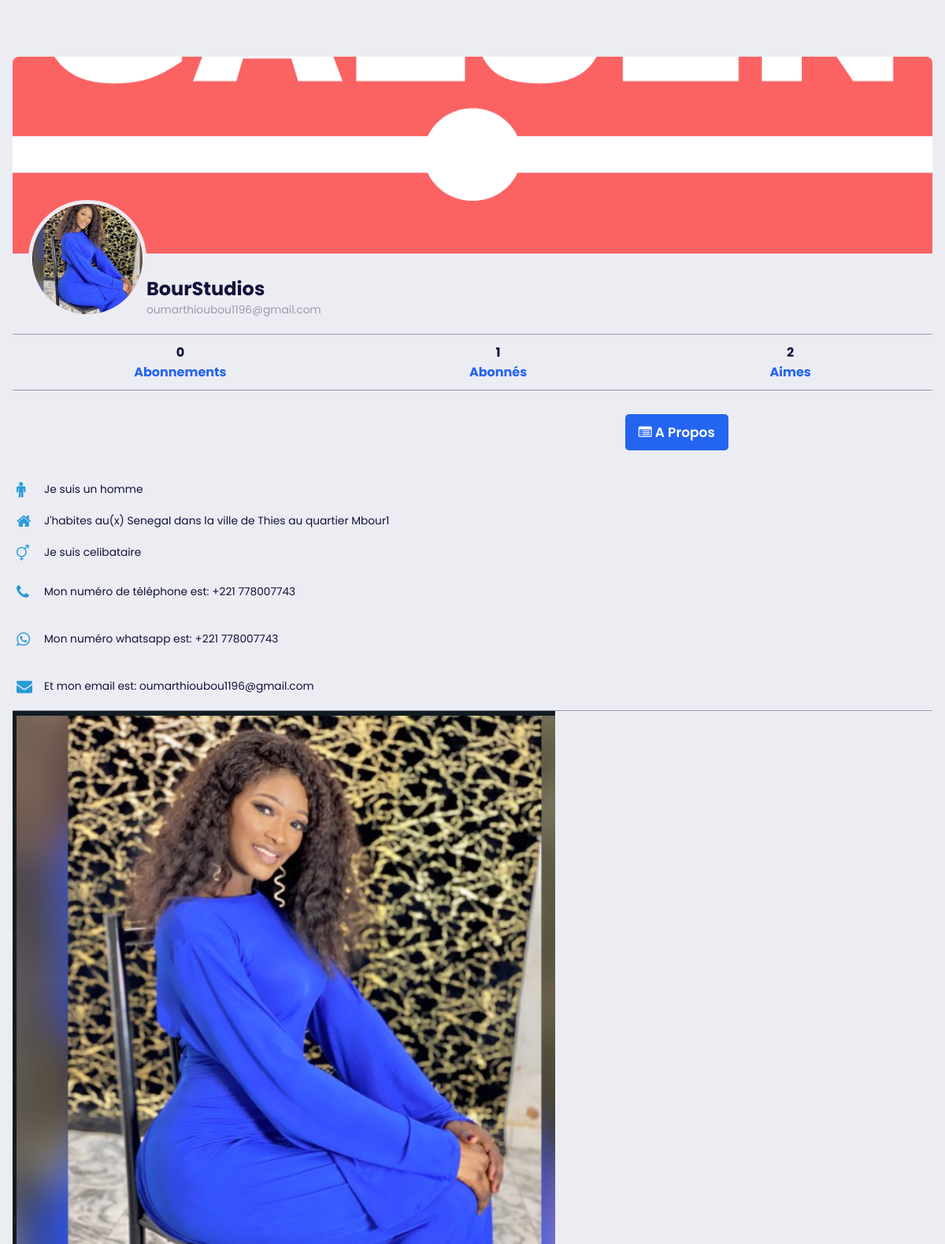
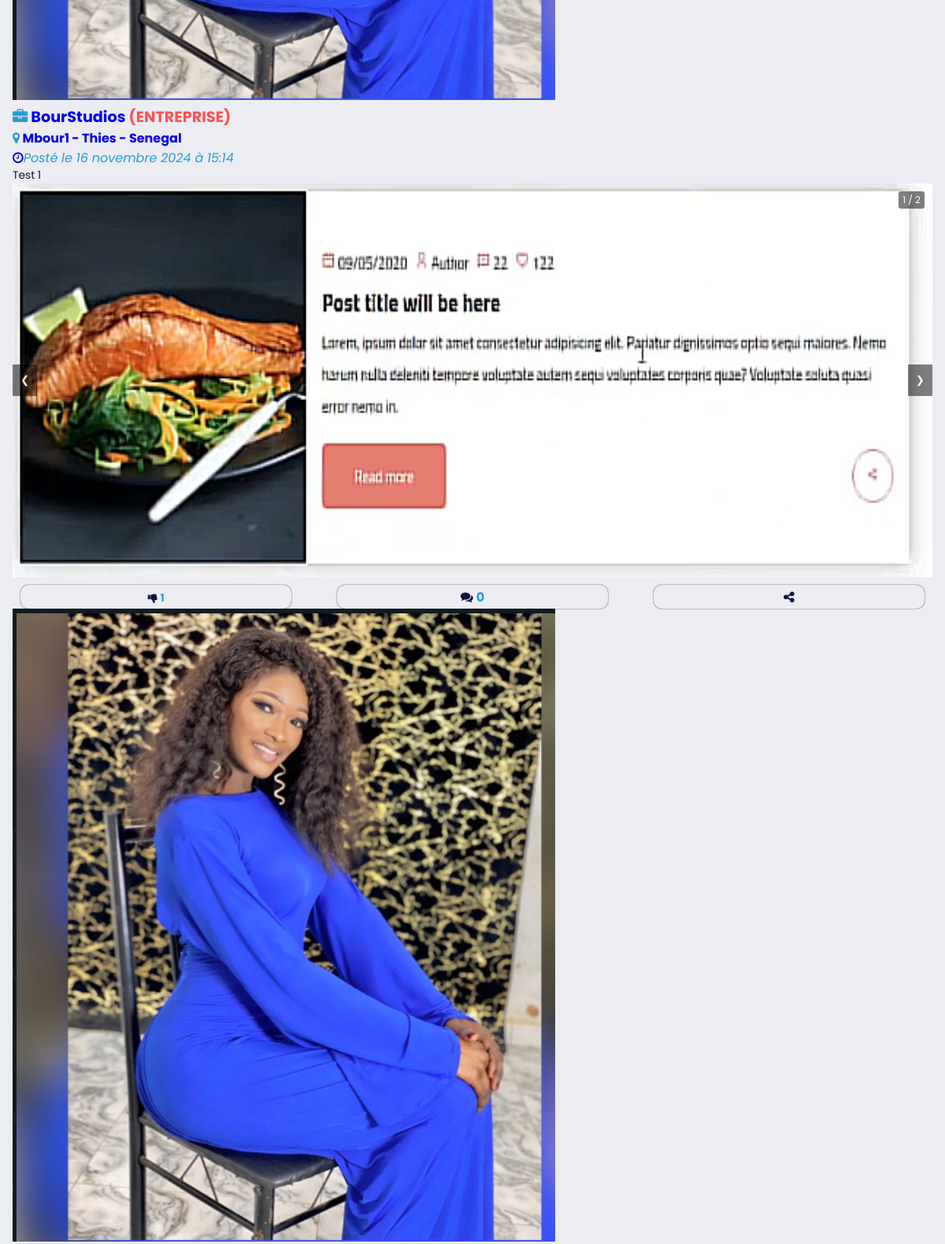
/profiles/2/ (upper part), run on the app's committed database (2 pictures, top to bottom).
### galsen/models.py (models this page shows, shortened)
class AbstractUser(BaseAbstractUser):
    groups = models.ManyToManyField(Group, related_name='customuser_set', blank=True)
    user_permissions = models.ManyToManyField(Permission, related_name='customuser_set', blank=True)

class CustomUser(AbstractUser):
    LANGUE = [
        ('français', 'Français'),
        ('anglais', 'Anglais'),
        ('spagnol', 'Espagnol'),
        ('italien', 'Italien'),
        ('arabe', 'Arabe'),
    ]
    ACCESS = [
        ('autorised', 'Autorisé(e)'),
        ('no_autorised', 'Non autorisé(e)'),
    ]
    ROLES = [
        ('professionnel', 'Professionnel(le)'),
        ('ecole', 'Ecole'),
        ('entreprise', 'Entreprise'),
    ]
    profile_image = models.ImageField(upload_to='profile_images/', null=True, blank=True)
    banner_image = models.ImageField(upload_to='banner_images/', null=True, blank=True)
    GENRE = [
        ('homme', 'Homme'),
        ('femme', 'Femme'),
    ]
    SITUATION_MATRIMONIALE = [
        ('celibataire', 'Célibataire'),
        ('marie', 'Marié(e)'),
        ('fiance', 'Fiancé(e)'),
        ('divorce', 'Divorcé(e)'),
        ('couple', 'En couple'),
    ]
    marque_dispositif = models.CharField(max_length=255, null=True, blank=True)
    metier = models.CharField(max_length=150, null=True, blank=True)
    etablissement = models.CharField(max_length=255, null=True, blank=True)
    pays = models.CharField(max_length=50, null=True, blank=True)
    ville = models.CharField(max_length=50, null=True, blank=True)
    quartier = models.CharField(max_length=50, null=True, blank=True)
    langue = models.CharField(max_length=255, null=True, blank=True)
    birthday = models.DateField(null=True, blank=True)
    indicatif_pays = models.CharField(max_length=15, null=True, blank=True)
    number_phone = models.CharField(max_length=15, null=True, blank=True)
    number_whatsapp = models.CharField(max_length=15, null=True, blank=True)
    number_telegram = models.CharField(max_length=15, null=True, blank=True)
    instagram_link = models.URLField(null=True, blank=True)
    twitter_link = models.URLField(null=True, blank=True)
    youtube_link = models.URLField(null=True, blank=True)
    website_link = models.URLField(null=True, blank=True)
    langue = models.CharField(max_length=255, choices=LANGUE, default='français')
    rôle = models.CharField(max_length=255, choices=ROLES, default='professionnel')
    access = models.CharField(max_length=255, choices=ACCESS, default='no_autorised')
    genre = models.CharField(max_length=255, choices=GENRE, default='homme')
    situation_matrimoniale = models.CharField(max_length=20, choices=SITUATION_MATRIMONIALE, default='celibataire')
    followers = models.ManyToManyField('self', symmetrical=False, related_name='following_users', blank=True)
    def total_likes_received(self):
        total_likes = 0
        for post in self.post_set.all():
            total_likes += post.like_post.count()
        return total_likes

class AbstractUser(BaseAbstractUser):
    groups = models.ManyToManyField(Group, related_name='customuser_set', blank=True)
    user_permissions = models.ManyToManyField(Permission, related_name='customuser_set', blank=True)

class Post(models.Model):
    user = models.ForeignKey(CustomUser, on_delete=models.CASCADE)
    video = models.FileField(upload_to='post_videos/')
    contenu_post = models.TextField()
    tag_post = models.CharField(max_length=255)
    session_info = models.CharField(max_length=255, null=True, blank=True)
    date_creation_post = models.DateTimeField(auto_now_add=True)
    like_post = models.ManyToManyField(CustomUser, blank=True, related_name="likes")
    dislike = models.ManyToManyField(CustomUser, blank=True, related_name='dislikes')
    shared_boby = models.TextField(blank=True, null=True)
    share_on = models.DateTimeField(blank=True, null=True)
    shared_user = models.ForeignKey(CustomUser, on_delete=models.CASCADE, null=True, blank=True, related_name='+')
    class Meta:
        ordering = ['-date_creation_post', '-share_on']
    @property
    def nombre_commentaire(self):
        return Commentaire.objects.filter(post=self).count()

class MediasPost(models.Model):
    post = models.ForeignKey(Post, on_delete=models.CASCADE)
    image = models.ImageField(upload_to='post_images/')

### galsen/views.py (the view)
# urls.py: path('profiles/<int:user_id>/', views.user_detail, name='user_detail'),
def user_detail(request, user_id):
    profile_user = get_object_or_404(CustomUser, pk=user_id)
    posts = Post.objects.filter(user=profile_user)  # Récupère tous les posts de cet utilisateur
    return render(request, 'profils/users_public.html', {'profile_user': profile_user, 'posts': posts})

### galsen/templates/profils/users_public.html (shortened to what this page needs)
{% load static %}
<!DOCTYPE html>
<html lang="en">
<head>
    <link rel="stylesheet" href="{% static 'assets/icones/font-awesome/css/font-awesome.css' %}">
    <link rel="stylesheet" href="{% static 'assets/icones/font-awesome/css/font-awesome.min.css' %}">
    <link rel="stylesheet" href="{% static 'assets/ressources/styles/profil.css' %}">
    <link rel="stylesheet" href="{% static 'assets/ressources/styles/contenu.css' %}">
    <link rel="stylesheet" href="{% static 'assets/ressources/styles/theme.css' %}">
    <link rel="stylesheet" href="{% static 'assets/ressources/styles/lightbox.min.css' %}">
</head>
<body>
    <div class="profile-container">
        <div class="banner">
            {% if profile_user.banner_image and profile_user.banner_image.url %}
                <a href="{{ profile_user.banner_image.url }}" data-lightbox="mygallery">
                    <img src="{{ profile_user.banner_image.url }}">
                </a>
                {% else %}
                    <img src="{% static 'assets/default/user.png' %}">
            {% endif %}
        </div>
        <div class="profile-section">
          <div class="profile-pic">
                {% if profile_user.profile_image and profile_user.profile_image.url %}
                    <a href="{{ profile_user.profile_image.url }}" data-lightbox="mygallery">
                        <img src="{{ profile_user.profile_image.url }}">
                    </a>
                    {% else %}
                        <img src="{% static 'assets/default/user.png' %}">
                {% endif %}
          </div>
          <div class="profile-info">
            <h1>
                {% if profile_user.rôle == "professionnel" %}
                    {{ profile_user.first_name }} {{ profile_user.last_name }}
                {% else %}
                    {% if profile_user.etablissement %}  {{ profile_user.etablissement }} {% endif %}
                {% endif %}
            </h1>
            <p>{{ profile_user.email }}</p>
          </div>
        </div>
        <div class="profile-nav">
          <ul>
            <li><a href="{% url 'abonnementId' abonnementId=profile_user.id %}"><span class="tempo">{{ profile_user.following_users.count }}</span>Abonnements</a></li>
            <li><a href="{% url 'abonnerId' abonnerId=profile_user.id %}"><span class="tempo">{{ profile_user.followers.count }}</span>Abonnés</a></li>
            <li><a href="#"><span class="tempo">{{ profile_user.total_likes_received }}</span>Aimes</a></li>
          </ul>
        </div>
        <div class="profile-content">
            <div class="buttons-1">
                <a href="{% url 'a_propos_detail' user_id=profile_user.id %}" class="button"> <i class="fa fa-list-alt"></i> A Propos </a>
            </div>
            <ul class="status">
                <li>
                    {% if profile_user.genre == "homme" %}
                        <i class="fa fa-male primary"></i>
                        <p>Je suis un
                            <span>{{ profile_user.genre }}</span>
                        </p>
                    {% elif profile_user.genre == "femme" %}
                        <i class="fa fa-female primary"></i>
                        <p>Je suis une
                            <span>{{ profile_user.genre }}</span>
                        </p>
                    {% else %}
                        <p>Genre non spécifié</p>
                    {% endif %}
                </li>
                <li>
                    <i class="fa fa-home primary"></i>
                    <p>J'habites au(x)
                        <span>{{ profile_user.pays }}</span> dans la ville de
                        <span>{{ profile_user.ville }}</span> au quartier
                        <span>{{ profile_user.quartier }}</span>
                     </p>
                </li>
                <li>
                    <i class="fa fa-transgender primary"></i>
                    <p>Je suis
                        <span>{{ profile_user.situation_matrimoniale }}</span>
                     </p>
                </li>
                {% if profile_user.number_phone %}
                    <li>
                        <a href="tel:+{{ profile_user.indicatif_pays }}{{ profile_user.number_phone }}">
                            <i class="fa fa-phone primary"></i>
                            <p>Mon numéro de téléphone est:
                                <span>+{{ profile_user.indicatif_pays }} {{ profile_user.number_phone }}</span>
                            </p>
                        </a>
                    </li>
                {% endif %}
                {% if profile_user.number_whatsapp %}
                    <li>
                        <a href="https://wa.me/+{{ profile_user.indicatif_pays }}{{ profile_user.number_whatsapp }}">
                            <i class="fa fa-whatsapp primary"></i>
                            <p>Mon numéro whatsapp est:
                                <span>+{{ profile_user.indicatif_pays }} {{ profile_user.number_whatsapp }}</span>
                            </p>
                        </a>
                    </li>
                {% endif %}
                <li>
                    <a href="mailto:{{ profile_user.email }}">
                        <i class="fa fa-envelope primary"></i>
                        <p>Et mon email est:
                            <span>{{ profile_user.email }}</span>
                        </p>
                    </a>
                </li>
            </ul>
            {% if posts %}
                {% for post in posts %}
                    <div class="post-card post-card-user">
                        <div class="top-post">
                            <div class="infos-users">
                                <a href="#">
                                    <div class="image">
                                        {% if post.user.profile_image and post.user.profile_image.url %}
                                            <img src="{{ post.user.profile_image.url}}" class="enligne">
                                        {% else %}
                                            <img src="{% static 'assets/default/user.png' %}" class="enligne">
                                        {% endif %}
                                    </div>
                                    <div class="details">
                                        <div class="name">
                                            {% if post.user.rôle == "professionnel" %}
                                                <h3> {{ post.user.first_name }} {{ post.user.last_name }} </h3>
                                            {% else %}
                                                <h3> <i class="fa fa-briefcase primary"></i> {% if post.user.etablissement %} {{ post.user.etablissement }} {% endif %}
                                                    <span class="danger">
                                                        ({{ post.user.rôle|upper }})
                                                    </span>
                                                </h3>
                                            {% endif %}
                                        </div>
                                        <div class="user_localhome">
                                            <span>
                                                {% if post.user.quartier and post.user.ville and post.user.pays %}
                                                    <b><i class="fa fa-map-marker primary"></i> {{ post.user.quartier }}  - {{ post.user.ville }}  - {{ post.user.pays }} </b>
                                                {% endif %}
                                            </span>
                                        </div>
                                        <div class="time_post">
                                            <span class="fa fa-clock-o"><i class="primary">Posté le {{ post.date_creation_post|date:"d F Y à H:i" }}
                                                </i></span>
                                        </div>
                                    </div>
                                </a>
                            </div>
                        </div>
                        <div class="center-post">
                            <div class="description">
                                <p>
                                    {{ post.contenu_post|safe }}
                                </p>
                            </div>
                            {% if post.mediaspost_set.all or post.video %}
                                <div class="media-carousel" data-post-id="{{ post.id }}">
                                    <button class="prev-btn">&#10094;</button>
                                    <div class="media-wrapper" onclick="openModal(event)">
                                        {% for media in post.mediaspost_set.all %}
                                            {% if media.image %}
                                                <img src="{{ media.image.url }}" alt="Media 1" class="affiche">
                                            {% endif %}
                                        {% endfor %}
                                    </div>
                                    <button class="next-btn">&#10095;</button>
                                    <div class="media-indicator"></div>
                                </div>
                            {% endif %}
                        </div>
                        <section class="followers">
                            <a class="like-btn" data-like-url="{% url 'likes' post.pk %}">
                                <form id="like-form-{{ post.pk }}" method="POST" action="{% url 'likes' post.pk %}">
                                    <button type="submit" class="button-like" data-post-id="{{ post.pk }}">
                                        <span class="like-icon" id="likeIcon{{ post.pk }}">
                                            {% if user.is_authenticated %}
                                                {% if request.user in post.like_post.all %}
                                                    <i class="fa fa-thumbs-up primary"></i>
                                                {% else %}
                                                    <i class="fa fa-thumbs-down"></i>
                                                {% endif %}
                                            {% else %}
                                                <i class="fa fa-thumbs-down"></i>
                                            {% endif %}
                                        </span>
                                        <b class="number-like primary">{{ post.like_post.count }}</b>
                                    </button>
                                </form>
                            </a>
                            <a href="{% url 'post_comments' post.id %}">
                                <i class="fa fa-comments">
                                    <span class="primary" style="font-weight: bold;">
                                        {% if post.nombre_commentaire > 1000 %}
                                            {{ post.nombre_commentaire|divisibleby:1000|floatformat:"0.1" }}k
                                        {% else %}
                                            {{ post.nombre_commentaire }}
                                        {% endif %}
                                    </span>
                                </i>
                            </a>
                            <a onclick="openPopup('{{ post.id }}')">
                                <i class="fa fa-share-alt"></i>
                            </a>
                        </section>
                    </div>
                {% endfor %}
                    {% else %}
                    <center>
                        <p class="success">Aucune poste disponible pour le moment.</p>
                    </center>
            {% endif %}
        </div>
      </div>
</body>
</html>

### data on the page
CustomUser: banner_image (picture), profile_image (picture), etablissement "BourStudios", following_users.count "0", followers.count "1", total_likes_received "2", genre "homme", pays "Senegal", ville "Thies", quartier "Mbour1", situation_matrimoniale "celibataire", indicatif_pays "221", number_phone "778007743", number_whatsapp "778007743"
AbstractUser: email "oumarthioubou1196@gmail.com"
Post: user.profile_image (picture), user.etablissement "BourStudios", user.rôle "ENTREPRISE", user.quartier "Mbour1", user.ville "Thies", user.pays "Senegal", date_creation_post "16 novembre 2024 à 15:14", contenu_post "Test 1", like_post.count "1", nombre_commentaire "0"
MediasPost: image (picture)
Post: user.profile_image (picture)
